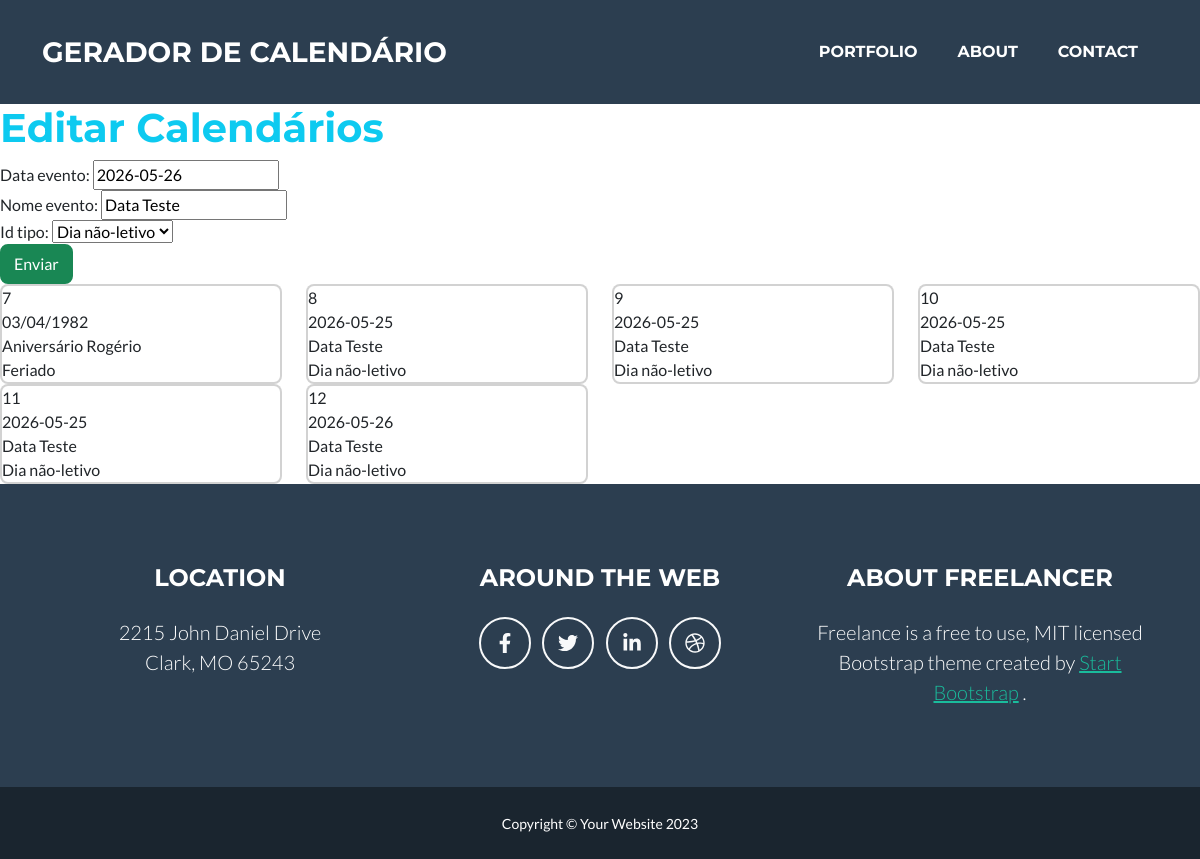
The page /editar_evento/12 on the database its author committed.
### calendarioApp/models.py (models this page shows, shortened)
class Evento(models.Model):
    id_evento = models.AutoField(primary_key= True)
    data_evento = models.CharField(max_length=255, null=True)
    nome_evento = models.CharField(max_length=255, null=False)
    id_tipo =models.ForeignKey(Tipo,models.DO_NOTHING,
                               db_column='id_tipo', null=False)

class Tipo(models.Model):
    id_tipo = models.AutoField(primary_key=True)
    nome_tipo = models.CharField(max_length=255, null=False)
    def __str__(self):
        return self.nome_tipo

### calendarioApp/views.py (the view)
# urls.py: path('editar_evento/<str:id>', editar_evento, name='editar_evento'),
def editar_evento(request, id):
    evento = get_object_or_404(Evento,pk=id)
    form =EventoForms(instance=evento)
    eventos = Evento.objects.all()
    if(request.method == "POST"):
        form =EventoForms(request.POST, request.FILES, instance=evento)
        if form.is_valid():
            form.save()
            return redirect('new_evento')
        else:
            return render(request, 'calendario/editar_evento.html', {'form':form, 'evento':evento, 'eventos':eventos})
    else:
        return render(request, 'calendario/editar_evento.html', {'form': form, 'evento': evento, 'eventos': eventos})

### calendarioApp/forms.py
class EventoForms(forms.ModelForm):
    class Meta:
        model = Evento
        fields = ['id_evento','data_evento',                  'nome_evento','id_tipo']
        id_evento =forms.IntegerField(label='Id_evento:')
        data_evento =forms.DateField(label='Data:')
        nome_evento =forms.CharField(label='Evento:')
        id_tipo =forms.CharField(label='Tipo:')

### calendarioApp/templates/calendario/editar_evento.html (shortened to what this page needs)
{% extends 'calendario/base.html' %}
{% block conteudo %}
<h1 class="text-info">Editar Calendários</h1>
<form method="POST" enctype="multipart/form-data">
    {{ form }}
    <input type="submit" value="Enviar" class="btn btn-success">
</form>
<div class="row">
{% for evento in eventos %}
    <div class="col-sm-12 col-md-6 col-lg-3">
    <div class="card">
        <div>{{ evento.id_evento }}</div>
        <div>{{ evento.data_evento }}</div>
        <div>{{ evento.nome_evento }}</div>
        <div>{{ evento.id_tipo }}</div>
    </div>
    </div>
{% endfor %}
</div>
{% endblock conteudo %}

### rows shown on the page
Evento: data_evento "2026-05-26", nome_evento "Data Teste", id_evento "12", id_tipo "Dia não-letivo"
Tipo: id_tipo "Dia não-letivo"
Evento: id_evento "7", data_evento "03/04/1982", nome_evento "Aniversário Rogério", id_tipo "Feriado"
Evento: id_evento "8", data_evento "2026-05-25", nome_evento "Data Teste", id_tipo "Dia não-letivo"
Evento: id_evento "9", data_evento "2026-05-25", nome_evento "Data Teste", id_tipo "Dia não-letivo"
Evento: id_evento "10", data_evento "2026-05-25", nome_evento "Data Teste", id_tipo "Dia não-letivo"
Evento: id_evento "11", data_evento "2026-05-25", nome_evento "Data Teste", id_tipo "Dia não-letivo"
